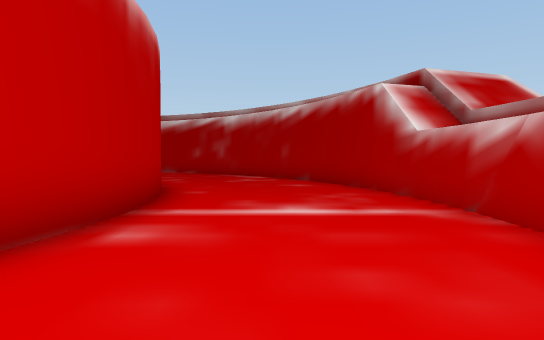
View 1 (above)

16 first-person views from a walk through a 3-D level made in the Unity game engine. The camera is 1.4 m above the floor, tilts 2° down and sees 75° across. The floor is counted in squares, 2 m on a side. Each view is taken from the middle of a square. On the plan, view 1 faces up. The plan holds only what a view shows up to about 11 squares ahead; the rest is blank. The place goes on beyond the plan. The player character is not drawn.

View 2
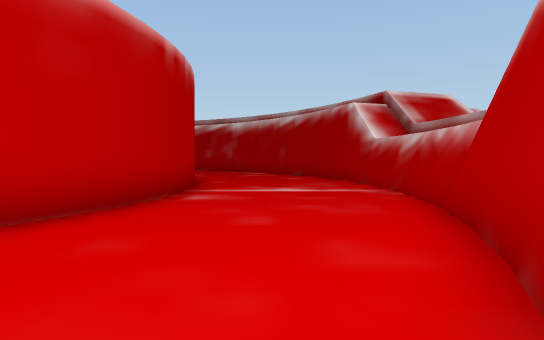

View 3
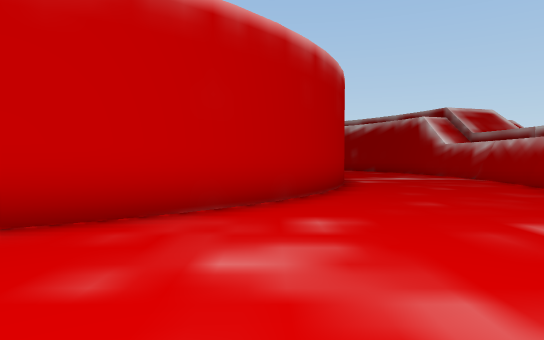

View 4
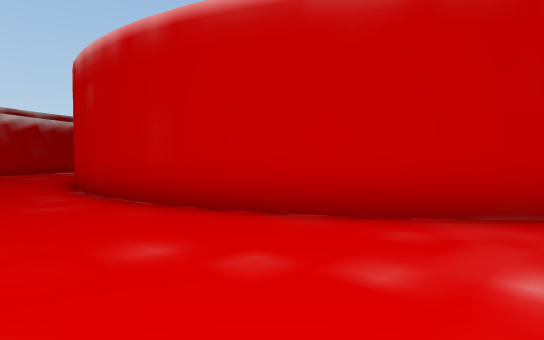

View 5
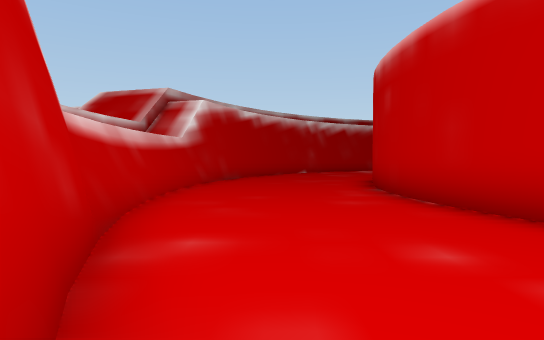

View 6
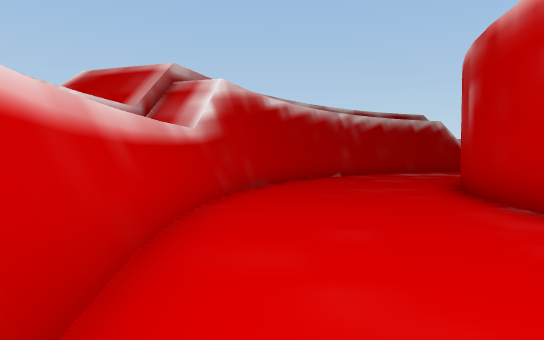

View 7
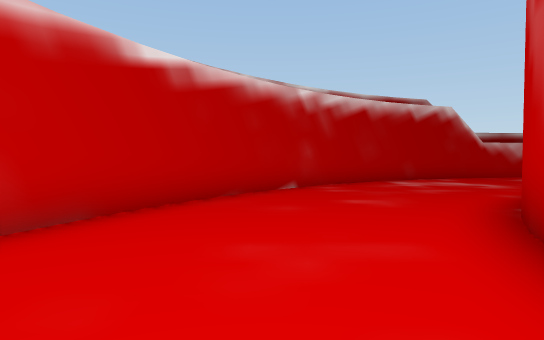

View 8
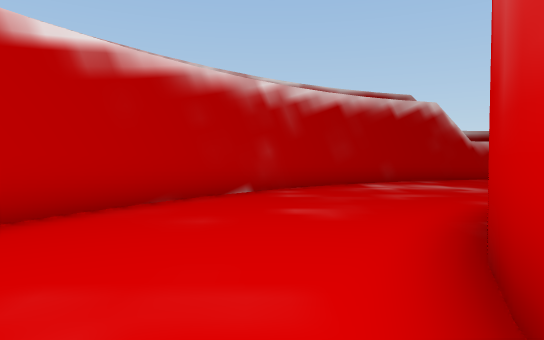

View 9
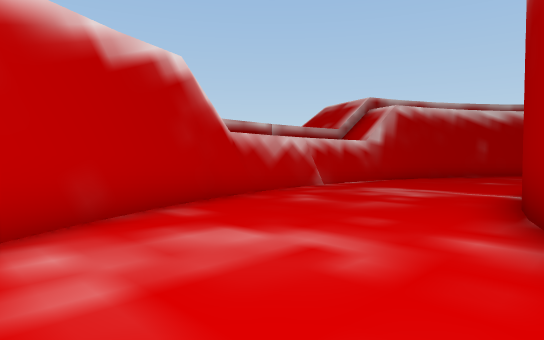

View 10
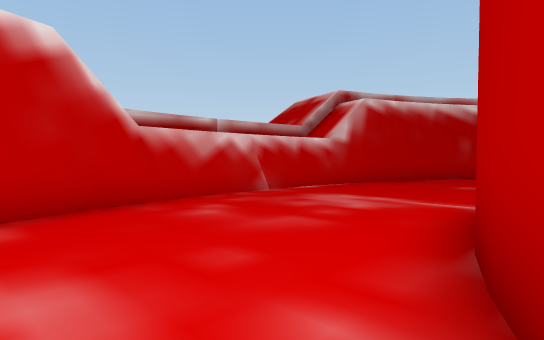

View 11
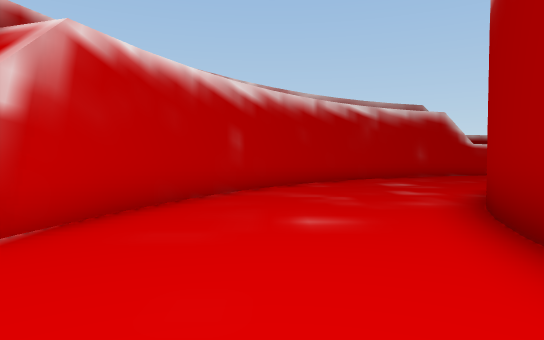

View 12
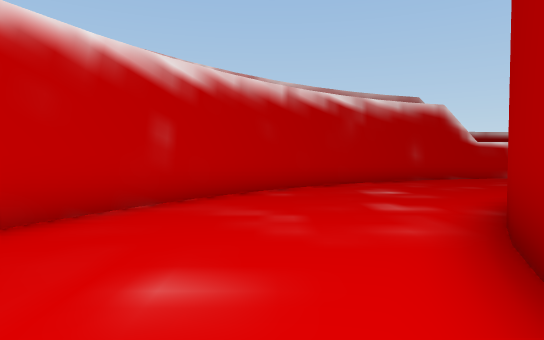

View 13
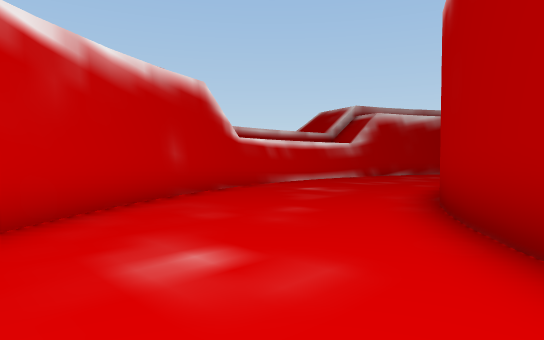

View 14
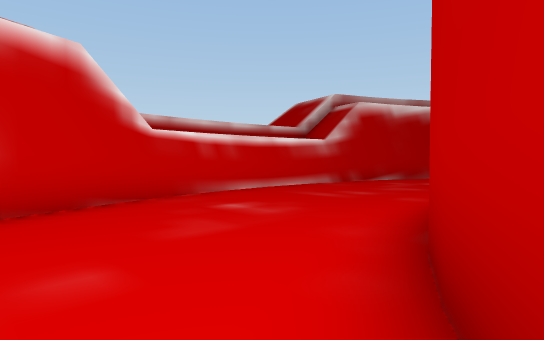

View 15
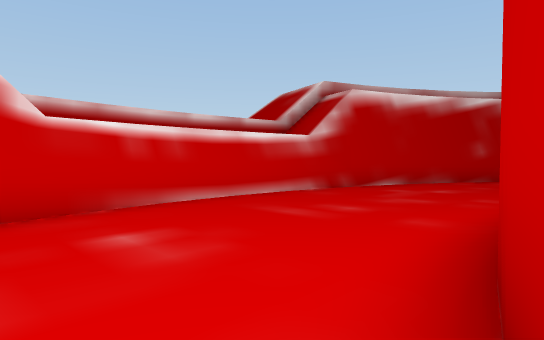

View 16
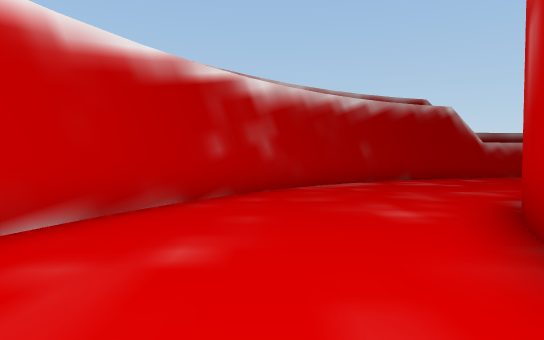

### Floor plan
Key: @ floor where view 1 was taken; # wall or solid block; . floor.
Columns run from 25 left of view 1 to 3 right of it. Each row starts with its distance up from view 1.
 19             #####
 18         ######.######
 17       ###...........###
 16      ##...............##
 15     ##.................##
 14    ##...................##
 13   ##.......##     .......##
 12   #......###      ##......#
 11  ##.....##           .....##
 10  #.....##             .....#
  9 ##....##               ....##
  8 #.....#                .....#
  7 #.....#               #.....#
  6 #....                 ##....#
  5 #....                  #....#
  4 #....                  #....#
  3 #....##               ##....#
  2 #.....#               #.....#
  1 #.....#               #.....#
  0 ##....               ##..@.##
 -1  #.....             ##.....#
 -2  ##.....           ##.....
 -3   #......###     ###......
 -4   ##.......#######.......
 -5    ##...................
 -6     ##.................
 -7      ##...............
 -8       ###...........#
 -9         ######.####
-10              ###

Positions as (right, up) in squares from view 1, and headings:
1: (0, 0), facing up
2: (0, -3), facing up
3: (-4, -7), facing up
4: (-4, -7), facing up-left
5: (-4, -7), facing left
6: (-7, -8), facing left
7: (-12, -6), facing left
8: (-13, -5), facing left
9: (-19, -3), facing up-left
10: (-19, -1), facing up-left
11: (-22, 4), facing up
12: (-21, 6), facing up
13: (-20, 11), facing up-right
14: (-17, 12), facing up-right
15: (-15, 13), facing up-right
16: (-10, 15), facing right
